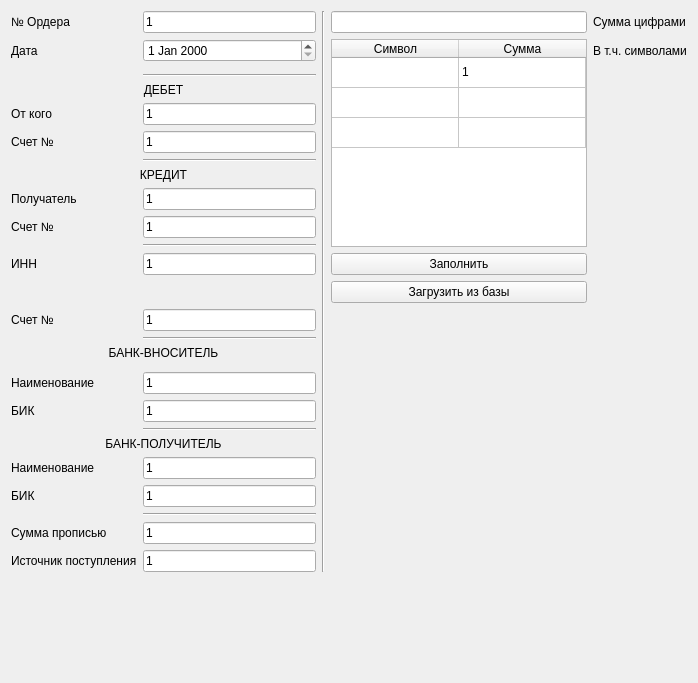
<?xml version="1.0" encoding="UTF-8"?>
<ui version="4.0">
 <class>easyForm</class>
 <widget class="QWidget" name="easyForm">
  <property name="geometry">
   <rect>
    <x>0</x>
    <y>0</y>
    <width>698</width>
    <height>683</height>
   </rect>
  </property>
  <property name="windowTitle">
   <string>Form</string>
  </property>
  <layout class="QGridLayout" name="gridLayout_2">
   <item row="25" column="1">
    <widget class="QLineEdit" name="sumLitEdit">
     <property name="text">
      <string>1</string>
     </property>
    </widget>
   </item>
   <item row="25" column="0">
    <widget class="QLabel" name="label_17">
     <property name="text">
      <string>Сумма прописью</string>
     </property>
    </widget>
   </item>
   <item row="4" column="0" colspan="2">
    <widget class="QLabel" name="label_8">
     <property name="text">
      <string>ДЕБЕТ</string>
     </property>
     <property name="alignment">
      <set>Qt::AlignCenter</set>
     </property>
    </widget>
   </item>
   <item row="10" column="1">
    <widget class="QLineEdit" name="receiverNumEdit">
     <property name="text">
      <string>1</string>
     </property>
    </widget>
   </item>
   <item row="18" column="1">
    <widget class="QLineEdit" name="bankTrEdit">
     <property name="text">
      <string>1</string>
     </property>
    </widget>
   </item>
   <item row="10" column="0">
    <widget class="QLabel" name="label_6">
     <property name="text">
      <string>Счет №</string>
     </property>
    </widget>
   </item>
   <item row="3" column="1">
    <widget class="Line" name="line">
     <property name="orientation">
      <enum>Qt::Horizontal</enum>
     </property>
    </widget>
   </item>
   <item row="19" column="1">
    <widget class="QLineEdit" name="bankTrBIKEdit">
     <property name="text">
      <string>1</string>
     </property>
    </widget>
   </item>
   <item row="11" column="1">
    <widget class="Line" name="line_3">
     <property name="orientation">
      <enum>Qt::Horizontal</enum>
     </property>
    </widget>
   </item>
   <item row="0" column="4" colspan="2">
    <widget class="QLineEdit" name="sumDigEdit1"/>
   </item>
   <item row="14" column="1">
    <widget class="QLineEdit" name="bankNumEdit">
     <property name="text">
      <string>1</string>
     </property>
    </widget>
   </item>
   <item row="9" column="0">
    <widget class="QLabel" name="label_5">
     <property name="text">
      <string>Получатель</string>
     </property>
    </widget>
   </item>
   <item row="12" column="0">
    <widget class="QLabel" name="label_7">
     <property name="text">
      <string>ИНН</string>
     </property>
    </widget>
   </item>
   <item row="1" column="6">
    <widget class="QLabel" name="label_20">
     <property name="text">
      <string>В т.ч. символами</string>
     </property>
    </widget>
   </item>
   <item row="1" column="1">
    <widget class="QDateEdit" name="dateEdit"/>
   </item>
   <item row="12" column="4" colspan="2">
    <widget class="QPushButton" name="pushButton">
     <property name="text">
      <string>Заполнить</string>
     </property>
    </widget>
   </item>
   <item row="0" column="0">
    <widget class="QLabel" name="label">
     <property name="text">
      <string>№ Ордера</string>
     </property>
    </widget>
   </item>
   <item row="12" column="1">
    <widget class="QLineEdit" name="INNEdit">
     <property name="text">
      <string>1</string>
     </property>
    </widget>
   </item>
   <item row="1" column="0">
    <widget class="QLabel" name="label_2">
     <property name="text">
      <string>Дата</string>
     </property>
    </widget>
   </item>
   <item row="1" column="4" rowspan="11" colspan="2">
    <widget class="QTableWidget" name="tableWidget">
     <property name="columnCount">
      <number>2</number>
     </property>
     <attribute name="horizontalHeaderDefaultSectionSize">
      <number>127</number>
     </attribute>
     <attribute name="verticalHeaderVisible">
      <bool>false</bool>
     </attribute>
     <row>
      <property name="text">
       <string>Новая строка</string>
      </property>
     </row>
     <row>
      <property name="text">
       <string>Новая строка</string>
      </property>
     </row>
     <row>
      <property name="text">
       <string>Новая строка</string>
      </property>
     </row>
     <column>
      <property name="text">
       <string>Символ</string>
      </property>
     </column>
     <column>
      <property name="text">
       <string>Сумма</string>
      </property>
     </column>
     <item row="0" column="1">
      <property name="text">
       <string>1</string>
      </property>
     </item>
    </widget>
   </item>
   <item row="7" column="1">
    <widget class="Line" name="line_2">
     <property name="orientation">
      <enum>Qt::Horizontal</enum>
     </property>
    </widget>
   </item>
   <item row="0" column="1">
    <widget class="QLineEdit" name="orderNumEdit">
     <property name="text">
      <string>1</string>
     </property>
    </widget>
   </item>
   <item row="27" column="0" colspan="2">
    <spacer name="verticalSpacer">
     <property name="orientation">
      <enum>Qt::Vertical</enum>
     </property>
     <property name="sizeHint" stdset="0">
      <size>
       <width>20</width>
       <height>40</height>
      </size>
     </property>
    </spacer>
   </item>
   <item row="26" column="0">
    <widget class="QLabel" name="label_18">
     <property name="text">
      <string>Источник поступления</string>
     </property>
    </widget>
   </item>
   <item row="26" column="1">
    <widget class="QLineEdit" name="incomeEdit">
     <property name="text">
      <string>1</string>
     </property>
    </widget>
   </item>
   <item row="15" column="1">
    <widget class="Line" name="line_4">
     <property name="orientation">
      <enum>Qt::Horizontal</enum>
     </property>
    </widget>
   </item>
   <item row="8" column="0" colspan="2">
    <widget class="QLabel" name="label_9">
     <property name="text">
      <string>КРЕДИТ</string>
     </property>
     <property name="alignment">
      <set>Qt::AlignCenter</set>
     </property>
    </widget>
   </item>
   <item row="5" column="1">
    <widget class="QLineEdit" name="fromEdit">
     <property name="text">
      <string>1</string>
     </property>
    </widget>
   </item>
   <item row="23" column="1">
    <widget class="QLineEdit" name="bankRecBIKEDit">
     <property name="text">
      <string>1</string>
     </property>
    </widget>
   </item>
   <item row="6" column="0">
    <widget class="QLabel" name="label_4">
     <property name="text">
      <string>Счет №</string>
     </property>
    </widget>
   </item>
   <item row="18" column="0">
    <widget class="QLabel" name="label_11">
     <property name="text">
      <string>Наименование</string>
     </property>
    </widget>
   </item>
   <item row="0" column="2" rowspan="27">
    <widget class="Line" name="line_7">
     <property name="orientation">
      <enum>Qt::Vertical</enum>
     </property>
    </widget>
   </item>
   <item row="21" column="0" colspan="2">
    <widget class="QLabel" name="label_16">
     <property name="text">
      <string>БАНК-ПОЛУЧИТЕЛЬ</string>
     </property>
     <property name="alignment">
      <set>Qt::AlignCenter</set>
     </property>
    </widget>
   </item>
   <item row="16" column="0" colspan="2">
    <widget class="QLabel" name="label_13">
     <property name="text">
      <string>БАНК-ВНОСИТЕЛЬ</string>
     </property>
     <property name="alignment">
      <set>Qt::AlignCenter</set>
     </property>
    </widget>
   </item>
   <item row="0" column="6">
    <widget class="QLabel" name="label_19">
     <property name="text">
      <string>Сумма цифрами</string>
     </property>
    </widget>
   </item>
   <item row="24" column="1">
    <widget class="Line" name="line_6">
     <property name="orientation">
      <enum>Qt::Horizontal</enum>
     </property>
    </widget>
   </item>
   <item row="23" column="0">
    <widget class="QLabel" name="label_15">
     <property name="text">
      <string>БИК</string>
     </property>
    </widget>
   </item>
   <item row="6" column="1">
    <widget class="QLineEdit" name="fromNumEdit">
     <property name="text">
      <string>1</string>
     </property>
    </widget>
   </item>
   <item row="14" column="0">
    <widget class="QLabel" name="label_10">
     <property name="text">
      <string>Счет №</string>
     </property>
    </widget>
   </item>
   <item row="22" column="0">
    <widget class="QLabel" name="label_14">
     <property name="text">
      <string>Наименование</string>
     </property>
    </widget>
   </item>
   <item row="5" column="0">
    <widget class="QLabel" name="label_3">
     <property name="text">
      <string>От кого</string>
     </property>
    </widget>
   </item>
   <item row="9" column="1">
    <widget class="QLineEdit" name="receiverEdit">
     <property name="text">
      <string>1</string>
     </property>
    </widget>
   </item>
   <item row="19" column="0">
    <widget class="QLabel" name="label_12">
     <property name="text">
      <string>БИК</string>
     </property>
    </widget>
   </item>
   <item row="20" column="1">
    <widget class="Line" name="line_5">
     <property name="orientation">
      <enum>Qt::Horizontal</enum>
     </property>
    </widget>
   </item>
   <item row="22" column="1">
    <widget class="QLineEdit" name="bankRecEdit">
     <property name="text">
      <string>1</string>
     </property>
    </widget>
   </item>
   <item row="13" column="4" colspan="2">
    <widget class="QPushButton" name="pushButton_2">
     <property name="text">
      <string>Загрузить из базы</string>
     </property>
    </widget>
   </item>
  </layout>
 </widget>
 <resources/>
 <connections/>
</ui>
